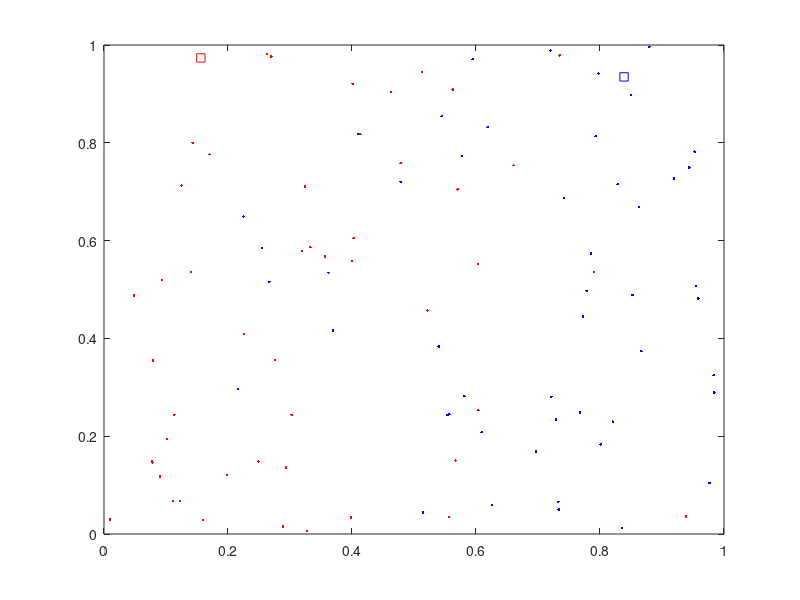

Reproduce this figure in MATLAB.
edit lab01

load lvqdata.mat


firstClass = lvqdata(1:50,1:2);
secondClass = lvqdata(51:100,1:2);

prototypeOne = firstClass(1,:);
prototypeTwo = secondClass(1,:);

plot(firstClass(2:50,1), firstClass(2:50,2), 'r.') 
hold on 
plot(secondClass(2:50,1), secondClass(2:50,2), 'b.')
hold on 
plot(prototypeOne(1,1), prototypeOne(1,2), 'rs')
hold on
plot(prototypeTwo(1,1), prototypeTwo(1,2), 'bs')
hold off
